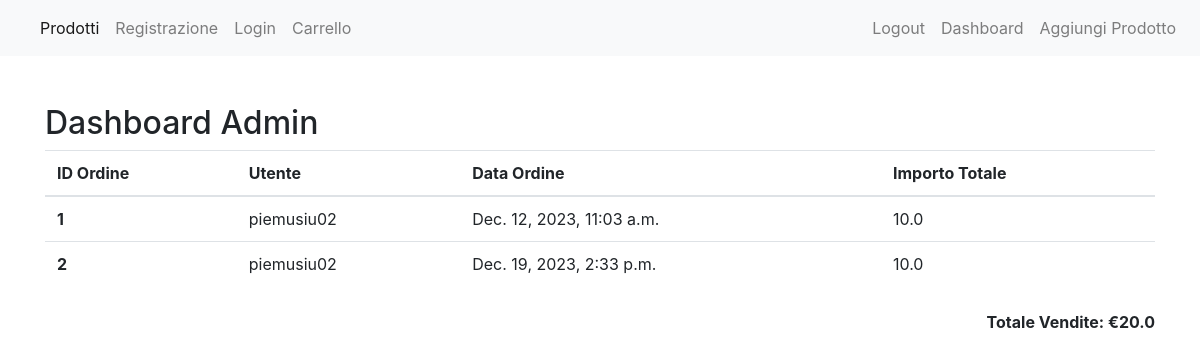
Before: /dashboard/ (signed in) with the older database file.
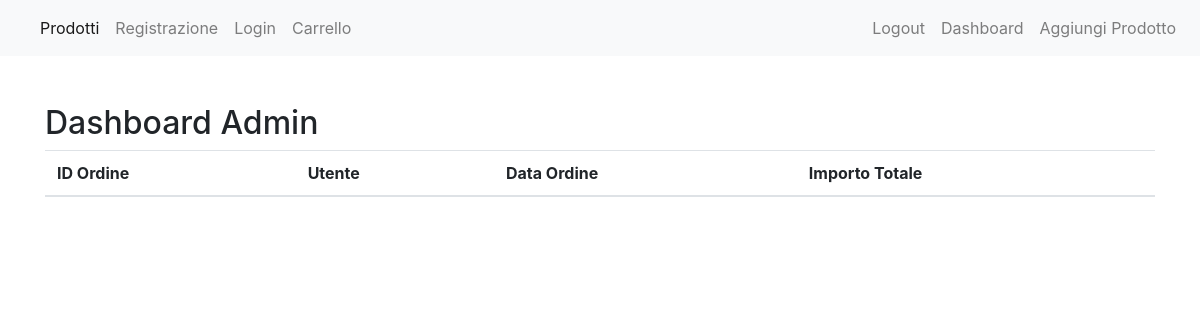
After: the same page with the newer database file.
### StoreManager/models.py (models this page shows, shortened)
class Ordine(models.Model):
    utente = models.ForeignKey(Utente, on_delete=models.CASCADE)
    data_ordine = models.DateTimeField(auto_now_add=True)
    importo_totale = models.FloatField(default=0.0)

class Utente(models.Model):
    username = models.CharField(max_length=100)
    nome = models.CharField(max_length=100)
    cognome = models.CharField(max_length=100)
    telefono = models.CharField(max_length=100)
    email = models.EmailField(max_length=100, primary_key=True)
    password = models.CharField(max_length=30)

### StoreManager/views.py (the view)
# urls.py: path("dashboard/", views.dashboard, name="dashboard"),
@user_passes_test(is_admin, login_url='login')
def dashboard(request):
    ordini = Ordine.objects.all()
    total_sales = sum(ordine.importo_totale for ordine in ordini)
    return render(request, './StoreManager/dashboard.html', {'ordini': ordini, 'total_sales': total_sales})

### StoreManager/views.py (called while the page is built)
def is_admin(user):
    return user.is_authenticated and user.is_staff

### StoreManager/templates/StoreManager/dashboard.html
{% extends './base.html' %}
{% block main %}
  <div class="container mt-5">
    <h2>Dashboard Admin</h2>
    <table class="table">
      <thead>
        <tr>
          <th scope="col">ID Ordine</th>
          <th scope="col">Utente</th>
          <th scope="col">Data Ordine</th>
          <th scope="col">Importo Totale</th>
        </tr>
      </thead>
      <tbody>
        {% for ordine in ordini %}
          <tr>
            <th scope="row">{{ ordine.id }}</th>
            <td>{{ ordine.utente.username }}</td>
            <td>{{ ordine.data_ordine }}</td>
            <td>{{ ordine.importo_totale }}</td>
          </tr>
        {% endfor %}
      </tbody>
    </table>
    {% if ordini %}
      <div class="d-flex justify-content-end mt-4">
        <p class="font-weight-bold">Totale Vendite: €{{ total_sales }}</p>
      </div>
    {% endif %}
  </div>
{% endblock %}

### StoreManager/templates/StoreManager/base.html (shortened to what this page needs)
<html>
    <head>
        <link rel="stylesheet" href="https://maxcdn.bootstrapcdn.com/bootstrap/4.0.0/css/bootstrap.min.css">
    </head>
    <header>
      <nav class="navbar navbar-expand-lg navbar-light bg-light">
        <div class="collapse navbar-collapse" id="navbarNavAltMarkup">
            <div class="navbar-nav mr-auto">
                <a class="nav-item nav-link active" href="/prodotti">Prodotti <span class="sr-only">(current)</span></a>
                <a class="nav-item nav-link" href="/registrazione">Registrazione</a>
                <a class="nav-item nav-link" href="/login">Login</a>
                <a class="nav-item nav-link" href="/carrello">Carrello</a>
            </div>
            <div class="navbar-nav ml-auto">
                <a class="nav-item nav-link" href="/logout">Logout</a>
                {% if user.is_staff %}
                    <a class="nav-item nav-link" href="/dashboard">Dashboard</a>
                    <a class="nav-item nav-link" href="/aggiungi_prodotto">Aggiungi Prodotto</a>
                {% endif %}
            </div>
        </div>
    </nav>
    </header>
    <body>
        <main> {%block main%} {%endblock%} </main>
    </body>
</html>

Changed rows visible on the page:
removed Ordine: id "1", utente.username "piemusiu02", data_ordine "Dec. 12, 2023, 11:03 a.m.", importo_totale "10.0"
removed Ordine: id "2", utente.username "piemusiu02", data_ordine "Dec. 19, 2023, 2:33 p.m.", importo_totale "10.0"
Other visible differences:
{{ total_sales }}: "20.0" → (not shown)
text no longer shown: "Totale Vendite: €"
